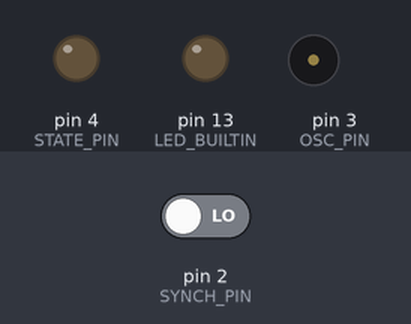
The sketch below on a simulated Arduino Nano, built with avr-gcc and run on an emulated ATmega328P. Parts: output pins drawn as LEDs (lit = HIGH), buzzer (waves = sounding). Dashed ring = blinking. The test bench sets the inputs (shaded band); at power-on: pin 2 (SYNCH_PIN) LOW. Random numbers use the default seed unless the sketch sets one.

Above: at 1.2 s.
1.3 s: pin 2 (SYNCH_PIN) driven HIGH
At 1.67 s:
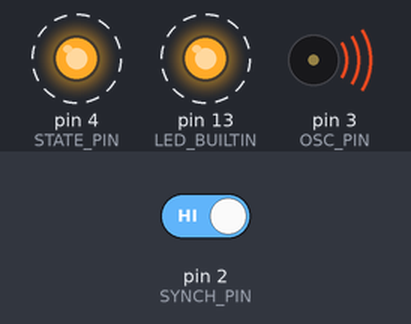
Timing chart, 0 to 5.3 s (numbered marks = the images above; inputs shaded):
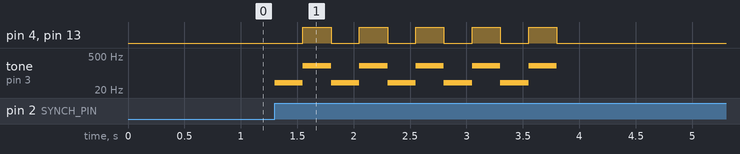

Measured:
- after the input at 1.3 s, pin 4 (STATE_PIN), pin 13 (LED_BUILTIN): alternates HIGH for 0.25 s and LOW for 0.25 s, 10 changes in all, then stays LOW, starting after 0.25 s; tone on pin 3 (OSC_PIN): silent → 40 Hz at once, then repeats every 0.50 s: 200 Hz 0.25 s, 40 Hz 0.25 s, until it stays silent from 3.8 s

The sketch:

oscillate.ino
```cpp
// Pin D4 is used to transmit the state of the generated square wave.
// If State = 0 (LOW), then the square wave is at the lower frequency (e.g. 1 kHz)
// If State = 1 (HIGH), then the square wave is at the higher frequency (e.g. 10 kHz)

// Pin D3 is used to transmit the actual square wave to the FPGA.

// Pin D2 is used for synchronization with the data-collecting Nano.
// The data-collecting Nano pulls the synchronization signal high to tell
// this signal-generating Nano to begin the 2.5 second transmission of a square wave.

#define STATE_PIN 4
#define OSC_PIN   3
#define SYNCH_PIN 2

// Each 2.5 second interval has 10 frequency bursts. Five will be at a lower
// frequency, and five will be at a higher freqency.

// In Thompson's experiment, the low frequency was 1 kHz and the high frequency was 10 kHz.
// Right now, we are using 40 Hz and 200 Hz because our sampling rate of the data-collecting Nano
// is only 1000 samples in 2.5 seconds, or 400 Hz.

// Each frequency burst's tone length is 250 ms so that 10 of them will take up the 2.5 second interval
#define NUM_INTERVALS     10
#define LOW_FREQ          40
#define HIGH_FREQ         200
#define TONE_LEN          250

// Initialize order of states to LOW, HIGH, LOW, HIGH, ...
int stateOrder[NUM_INTERVALS] = {0, 1, 0, 1, 0, 1, 0, 1, 0, 1};

// generating tracks whether or not the signal is being transmitted on pin D3.
int generating = 0;
int state;

void setup()
{
  // Configure pins
  pinMode(OSC_PIN, OUTPUT);
  pinMode(STATE_PIN, OUTPUT);
  pinMode(LED_BUILTIN, OUTPUT);
  pinMode(SYNCH_PIN, INPUT);

  // Reset digital outputs
  digitalWrite(LED_BUILTIN, 0);
  digitalWrite(STATE_PIN, 0);
  digitalWrite(OSC_PIN, 0);

  // Configure pin D2 to detect rising edges from the data-collecting Nano
  // This way, the signal generation will begin as soon as the signal-generating Nano is prompted.
  attachInterrupt(digitalPinToInterrupt(SYNCH_PIN), startGenerate, RISING);

// NOTE: Thompson randomized the order of the frequency bursts every iteration.
// If you would like to do this, uncomment shuffleStates().
// If not, the states will be in the following order: 0 1 0 1 0 1 0 1 0 1
// If you would like to guarantee at least 3 low to high OR high to low transitions in the state,
// uncomment the while loop as well.

/*
  shuffleStates();
  while (countToggles() <= 3)
  {
    shuffleStates();
  }
*/
}

void loop()
{
  // If signal is being generated, do the needful.
  if (generating)
  {
    // For 10 intervals, transmit the square wave of correct frequency.
    for (int i = 0; i < NUM_INTERVALS; i++)
    {
      // Read the next state to figure out whether to use a LOW or HIGH frequency wave
      state = stateOrder[i];

      // If State = 0, turn off LED. If State = 1, turn on LED
      digitalWrite(LED_BUILTIN, state);

      // Transmit the next state over the D4 pin.
      digitalWrite(STATE_PIN, state);

      // If State == 0, invoke tone() with the low frequency
      if (!state)
      {
        tone(OSC_PIN, LOW_FREQ, TONE_LEN);
        delay(TONE_LEN);
      }
      // If State == 1, invoke tone() with the high frequency
      else
      {
        tone(OSC_PIN, HIGH_FREQ, TONE_LEN);
        delay(TONE_LEN);
      }
    }
    // When done with the 2.5 second interval, reset generating
    generating = 0;

    // OPTIONAL: shuffle the order of states every time and ensure at least 3 transitions
    /*
    shuffleStates();
    while (countToggles() <= 3)
    {
      shuffleStates();
    }
    */

    // Reset outputs
    digitalWrite(STATE_PIN, 0);
    digitalWrite(OSC_PIN, 0);
    digitalWrite(LED_BUILTIN, 0);
    delay(10);
  }
}

// Interrupt handler. When synchronization pin is triggered, start signal generation.
void startGenerate()
{
  generating = 1;
}

// Shuffles the array of 10 states (five 0s, five 1s)
void shuffleStates()
{
  int temp;
  int n;
  int i;
  for (i = 0; i < NUM_INTERVALS; i++)
  {
    n = random(0, NUM_INTERVALS);
    temp = stateOrder[n];
    stateOrder[n] =  stateOrder[i];
    stateOrder[i] = temp;
  }
  for (i = 0; i < NUM_INTERVALS; i++)
  {
    Serial.print(stateOrder[i]);
  }
  Serial.println("");
}

// Counts the number of low to high or high to low transitions
// Ex: 0101010101 --> 9 toggles
// Ex: 0000011111 --> 1 toggle
int countToggles()
{
  int count;
  for (int i = 0; i < NUM_INTERVALS - 1; i++)
  {
    if (stateOrder[i] != stateOrder[i + 1])
    {
      count++;
    }
  }
  return count;
}
```
